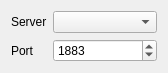
<?xml version="1.0" encoding="UTF-8"?>
<ui version="4.0">
 <class>MqttServerUi</class>
 <widget class="QWidget" name="MqttServerUi">
  <property name="geometry">
   <rect>
    <x>0</x>
    <y>0</y>
    <width>168</width>
    <height>70</height>
   </rect>
  </property>
  <property name="windowTitle">
   <string notr="true">Form</string>
  </property>
  <layout class="QGridLayout" name="gridLayout">
   <item row="0" column="1" colspan="2">
    <widget class="QComboBox" name="comboBox"/>
   </item>
   <item row="1" column="1" colspan="2">
    <widget class="QSpinBox" name="spinBox">
     <property name="minimum">
      <number>1</number>
     </property>
     <property name="maximum">
      <number>65535</number>
     </property>
     <property name="stepType">
      <enum>QAbstractSpinBox::StepType::DefaultStepType</enum>
     </property>
     <property name="value">
      <number>1883</number>
     </property>
    </widget>
   </item>
   <item row="1" column="0">
    <widget class="QLabel" name="label_2">
     <property name="text">
      <string>Port</string>
     </property>
    </widget>
   </item>
   <item row="0" column="0">
    <widget class="QLabel" name="label">
     <property name="sizePolicy">
      <sizepolicy hsizetype="Fixed" vsizetype="Preferred">
       <horstretch>0</horstretch>
       <verstretch>0</verstretch>
      </sizepolicy>
     </property>
     <property name="text">
      <string>Server</string>
     </property>
    </widget>
   </item>
  </layout>
 </widget>
 <resources/>
 <connections/>
</ui>
